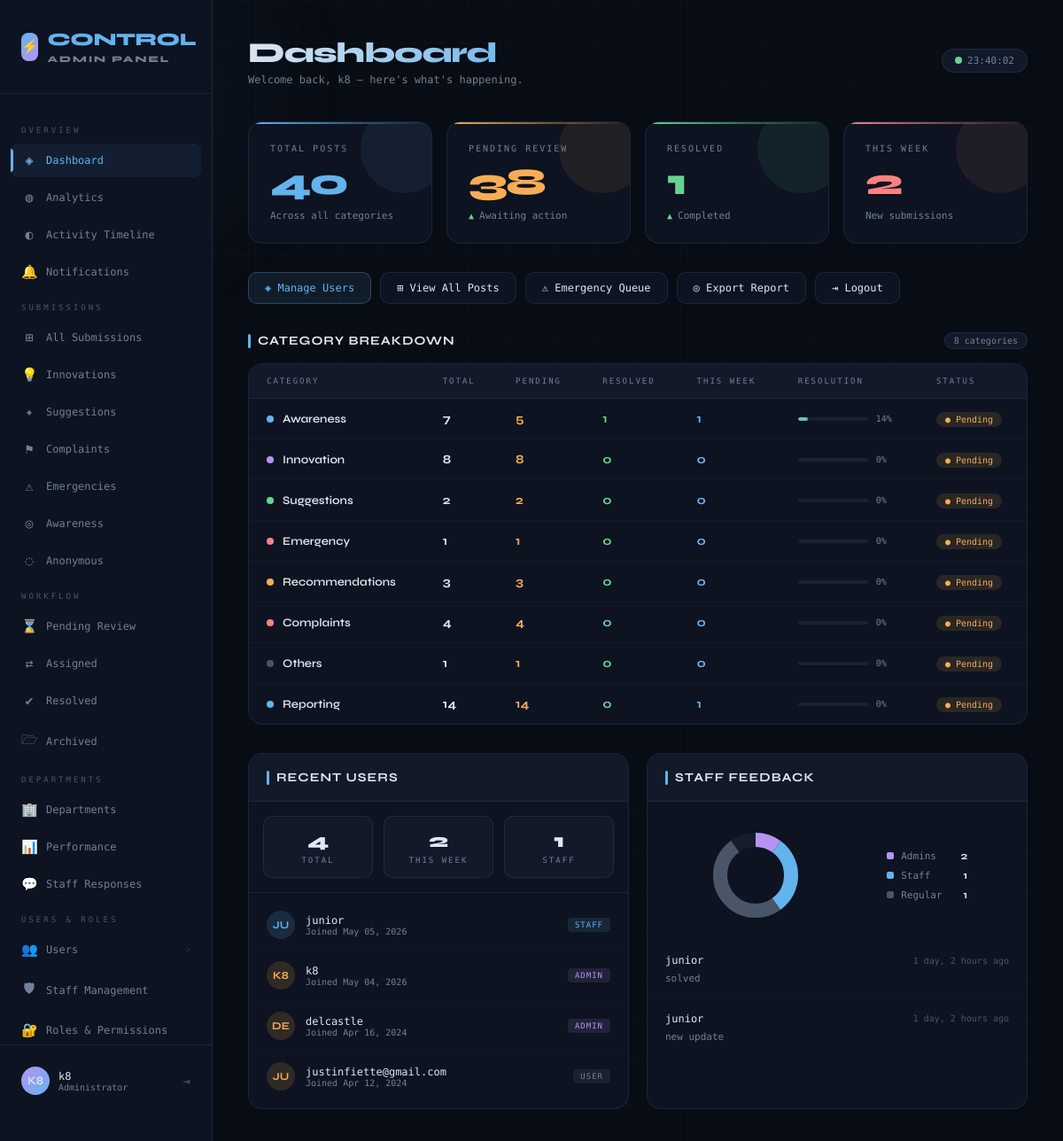
The page /admin-dashboard/ (signed in) on the database its author committed.
### myapp/models.py (models this page shows, shortened)
class StaffFeedback(models.Model):
    staff      = models.ForeignKey(User, on_delete=models.SET_NULL, null=True, related_name='feedbacks_given')
    category   = models.CharField(max_length=50)   # matches CATEGORY_MAP slug
    post_id    = models.PositiveIntegerField()      # generic FK — works across all post models
    message    = models.TextField()
    new_status = models.CharField(max_length=20)
    email_sent = models.BooleanField(default=False)
    created_at = models.DateTimeField(auto_now_add=True)
    class Meta:
        verbose_name        = 'Staff Feedback'
        verbose_name_plural = 'Staff Feedback'
        ordering            = ['-created_at']

### myapp/views.py (the view)
# urls.py: path('admin-dashboard/', views.admin_dashboard, name='admin_dashboard'),
@login_required
@admin_required
def admin_dashboard(request):
    now      = timezone.now()
    week_ago = now - timedelta(days=7)
    category_stats = [
        {
            'label':     'Awareness',
            'slug':      'awareness',
            'total':     PostAwareness.objects.count(),
            'pending':   PostAwareness.objects.filter(status='pending').count(),
            'resolved':  PostAwareness.objects.filter(status='resolved').count(),
            'this_week': PostAwareness.objects.filter(created_at__gte=week_ago).count(),
        },
        {
            'label':     'Innovation',
            'slug':      'innovation',
            'total':     PostInnovation.objects.count(),
            'pending':   PostInnovation.objects.filter(status='pending').count(),
            'resolved':  PostInnovation.objects.filter(status='resolved').count(),
            'this_week': PostInnovation.objects.filter(created_at__gte=week_ago).count(),
        },
        {
            'label':     'Suggestions',
            'slug':      'suggestion',
            'total':     PostSuggestions.objects.count(),
            'pending':   PostSuggestions.objects.filter(status='pending').count(),
            'resolved':  PostSuggestions.objects.filter(status='resolved').count(),
            'this_week': PostSuggestions.objects.filter(created_at__gte=week_ago).count(),
        },
        {
            'label':     'Emergency',
            'slug':      'emergency',
            'total':     PostEmergency.objects.count(),
            'pending':   PostEmergency.objects.filter(status='pending').count(),
            'resolved':  PostEmergency.objects.filter(status='resolved').count(),
            'this_week': PostEmergency.objects.filter(created_at__gte=week_ago).count(),
        },
        {
            'label':     'Recommendations',
            'slug':      'recommendation',
            'total':     PostRecommendations.objects.count(),
            'pending':   PostRecommendations.objects.filter(status='pending').count(),
            'resolved':  PostRecommendations.objects.filter(status='resolved').count(),
            'this_week': PostRecommendations.objects.filter(created_at__gte=week_ago).count(),
        },
        {
            'label':     'Complaints',
            'slug':      'complaint',
            'total':     PostComplain.objects.count(),
            'pending':   PostComplain.objects.filter(status='pending').count(),
            'resolved':  PostComplain.objects.filter(status='resolved').count(),
            'this_week': PostComplain.objects.filter(created_at__gte=week_ago).count(),
        },
        {
            'label':     'Others',
            'slug':      'others',
            'total':     PostOthers.objects.count(),
            'pending':   PostOthers.objects.filter(status='pending').count(),
            'resolved':  PostOthers.objects.filter(status='resolved').count(),
            'this_week': PostOthers.objects.filter(created_at__gte=week_ago).count(),
        },
        {
            'label':     'Reporting',
            'slug':      'reporting',
            'total':     Reporting.objects.count(),
            'pending':   Reporting.objects.filter(status='pending').count(),
            'resolved':  Reporting.objects.filter(status='resolved').count(),
            'this_week': Reporting.objects.filter(created_at__gte=week_ago).count(),
        },
    ]
    total_posts    = sum(c['total']     for c in category_stats)
    total_pending  = sum(c['pending']   for c in category_stats)
    total_resolved = sum(c['resolved']  for c in category_stats)
    total_new      = sum(c['this_week'] for c in category_stats)
    total_users   = User.objects.count()
    new_users     = User.objects.filter(date_joined__gte=week_ago).count()
    staff_count   = UserProfile.objects.filter(role='staff').count()
    admin_count   = UserProfile.objects.filter(role='admin').count()
    regular_count = UserProfile.objects.filter(role='regular_user').count()
    recent_feedback = StaffFeedback.objects.select_related('staff').order_by('-created_at')[:10]
    recent_users    = User.objects.select_related('userprofile').order_by('-date_joined')[:10]
    return render(request, 'admin/dashboard.html', {
        'category_stats':  category_stats,
        'total_posts':     total_posts,
        'total_pending':   total_pending,
        'total_resolved':  total_resolved,
        'total_new':       total_new,
        'total_users':     total_users,
        'new_users':       new_users,
        'staff_count':     staff_count,
        'admin_count':     admin_count,
        'regular_count':   regular_count,
        'recent_feedback': recent_feedback,
        'recent_users':    recent_users,
    })

### myapp/templates/admin/dashboard.html (shortened to what this page needs)
{% load static %}
<!DOCTYPE html>
<html lang="en">
<head>
</head>
<body>
<aside class="sidebar">
  <div class="sidebar-logo">
    <div class="logo-badge">
      <div class="logo-icon">⚡</div>
      <div>
        <div>CONTROL</div>
        <div class="logo-sub">Admin Panel</div>
      </div>
    </div>
  </div>
  <nav class="sidebar-nav">
    <div class="nav-label">Overview</div>
    <a class="nav-item active" href="#dashboard"     data-view="dashboard">     <span class="nav-icon">◈</span> Dashboard</a>
    <a class="nav-item"        href="#analytics"     data-view="analytics">     <span class="nav-icon">◍</span> Analytics</a>
    <a class="nav-item"        href="#activity"      data-view="activity">      <span class="nav-icon">◐</span> Activity Timeline</a>
    <a class="nav-item"        href="#notifications" data-view="notifications"> <span class="nav-icon">🔔</span> Notifications</a>
    <div class="nav-label">Submissions</div>
    <a class="nav-item" href="#all-submissions" data-view="all-submissions"><span class="nav-icon">⊞</span> All Submissions</a>
    <a class="nav-item" href="#innovations"     data-view="innovations">    <span class="nav-icon">💡</span> Innovations</a>
    <a class="nav-item" href="#suggestions"     data-view="suggestions">    <span class="nav-icon">✦</span> Suggestions</a>
    <a class="nav-item" href="#complaints"      data-view="complaints">     <span class="nav-icon">⚑</span> Complaints</a>
    <a class="nav-item" href="#emergencies"     data-view="emergencies">    <span class="nav-icon">⚠</span> Emergencies</a>
    <a class="nav-item" href="#awareness"       data-view="awareness">      <span class="nav-icon">◎</span> Awareness</a>
    <a class="nav-item" href="#anonymous"       data-view="anonymous">      <span class="nav-icon">◌</span> Anonymous</a>
    <div class="nav-label">Workflow</div>
    <a class="nav-item" href="#pending"  data-view="pending">  <span class="nav-icon">⌛</span> Pending Review</a>
    <a class="nav-item" href="#assigned" data-view="assigned"> <span class="nav-icon">⇄</span> Assigned</a>
    <a class="nav-item" href="#resolved" data-view="resolved"> <span class="nav-icon">✔</span> Resolved</a>
    <a class="nav-item" href="#archived" data-view="archived"> <span class="nav-icon">🗁</span> Archived</a>
    <div class="nav-label">Departments</div>
    <a class="nav-item" href="#departments"     data-view="departments">     <span class="nav-icon">🏢</span> Departments</a>
    <a class="nav-item" href="#performance"     data-view="performance">     <span class="nav-icon">📊</span> Performance</a>
    <a class="nav-item" href="#staff-responses" data-view="staff-responses"> <span class="nav-icon">💬</span> Staff Responses</a>
    <div class="nav-label">Users & Roles</div>
    <a class="nav-item" href="{% url 'admin_user_list' %}" data-external="true"><span class="nav-icon">👥</span> Users</a>
    <a class="nav-item" href="#staff-management" data-view="staff-management"><span class="nav-icon">🛡</span> Staff Management</a>
    <a class="nav-item" href="#roles"            data-view="roles">           <span class="nav-icon">🔐</span> Roles & Permissions</a>
  </nav>
  <div class="sidebar-footer">
    <div class="user-chip">
      <div class="avatar">{{ request.user.username|slice:":2"|upper }}</div>
      <div class="user-info">
        <div class="user-name">{{ request.user.username }}</div>
        <div class="user-role">Administrator</div>
      </div>
      <a href="{% url 'logout' %}" class="logout-btn" title="Logout">⇥</a>
    </div>
  </div>
</aside>
<main class="main" id="main-content">
  <div class="topbar">
    <div>
      <div class="page-title">Dashboard</div>
      <div class="page-sub">Welcome back, {{ request.user.username }} — here's what's happening.</div>
    </div>
    <div class="topbar-right">
      <div class="time-badge">Live</div>
    </div>
  </div>
  <div class="hero-grid">
    <div class="hero-card blue">
      <div class="hero-glow"></div>
      <div class="hero-label">Total Posts</div>
      <div class="hero-value">{{ total_posts }}</div>
      <div class="hero-meta">Across all categories</div>
    </div>
    <div class="hero-card orange">
      <div class="hero-glow"></div>
      <div class="hero-label">Pending Review</div>
      <div class="hero-value">{{ total_pending }}</div>
      <div class="hero-meta"><span class="trend up">▲</span> Awaiting action</div>
    </div>
    <div class="hero-card green">
      <div class="hero-glow"></div>
      <div class="hero-label">Resolved</div>
      <div class="hero-value">{{ total_resolved }}</div>
      <div class="hero-meta"><span class="trend up">▲</span> Completed</div>
    </div>
    <div class="hero-card red">
      <div class="hero-glow"></div>
      <div class="hero-label">This Week</div>
      <div class="hero-value">{{ total_new }}</div>
      <div class="hero-meta">New submissions</div>
    </div>
  </div>
  <div class="actions-row">
    <a href="{% url 'admin_user_list' %}" class="action-btn primary">◈ Manage Users</a>
    <a href="#all-submissions" class="action-btn" data-view="all-submissions">⊞ View All Posts</a>
    <a href="#emergencies"     class="action-btn" data-view="emergencies">⚠ Emergency Queue</a>
    <a href="#export"          class="action-btn" data-view="export">◎ Export Report</a>
    <a href="{% url 'logout' %}" class="action-btn">⇥ Logout</a>
  </div>
  <div class="section-header">
    <div class="section-title">Category Breakdown</div>
    <div class="section-count">{{ category_stats|length }} categories</div>
  </div>
  <div class="table-wrap">
    <table>
      <thead>
        <tr>
          <th>Category</th>
          <th>Total</th>
          <th>Pending</th>
          <th>Resolved</th>
          <th>This Week</th>
          <th>Resolution</th>
          <th>Status</th>
        </tr>
      </thead>
      <tbody>
        {% for cat in category_stats %}
        <tr>
          <td>
            <div class="cat-name">
              <div class="cat-dot" style="background:
                {% if cat.slug == 'awareness' %}#63b3ed
                {% elif cat.slug == 'innovation' %}#b794f4
                {% elif cat.slug == 'suggestion' %}#68d391
                {% elif cat.slug == 'emergency' %}#fc8181
                {% elif cat.slug == 'recommendation' %}#f6ad55
                {% elif cat.slug == 'complaint' %}#fc8181
                {% elif cat.slug == 'reporting' %}#63b3ed
                {% else %}#4a5568{% endif %}
              "></div>
              {{ cat.label }}
            </div>
          </td>
          <td><span class="num total">{{ cat.total }}</span></td>
          <td><span class="num pending">{{ cat.pending }}</span></td>
          <td><span class="num resolved">{{ cat.resolved }}</span></td>
          <td><span class="num week">{{ cat.this_week }}</span></td>
          <td>
            <div style="display:flex;align-items:center;gap:8px;">
              <div class="bar-wrap">
                <div class="bar-fill" style="width:{% if cat.total > 0 %}{% widthratio cat.resolved cat.total 100 %}%{% else %}0%{% endif %}"></div>
              </div>
              <span style="font-size:10px;color:var(--muted2)">
                {% if cat.total > 0 %}{% widthratio cat.resolved cat.total 100 %}%{% else %}0%{% endif %}
              </span>
            </div>
          </td>
          <td>
            {% if cat.pending > 0 %}
            <span class="badge pending">● Pending</span>
            {% else %}
            <span class="badge resolved">✓ Clear</span>
            {% endif %}
          </td>
        </tr>
        {% endfor %}
      </tbody>
    </table>
  </div>
  <div class="bottom-grid">
    <div class="panel">
      <div class="panel-head"><div class="section-title">Recent Users</div></div>
      <div class="stat-mini-grid">
        <div class="stat-mini">
          <div class="stat-mini-val">{{ total_users }}</div>
          <div class="stat-mini-label">Total</div>
        </div>
        <div class="stat-mini">
          <div class="stat-mini-val">{{ new_users }}</div>
          <div class="stat-mini-label">This Week</div>
        </div>
        <div class="stat-mini">
          <div class="stat-mini-val">{{ staff_count }}</div>
          <div class="stat-mini-label">Staff</div>
        </div>
      </div>
      <div class="panel-body">
        {% for u in recent_users %}
        <div class="user-row">
          <div class="user-av c{{ forloop.counter0|divisibleby:5|yesno:'0,1,2,3,4'}}">
            {{ u.username|slice:":2"|upper }}
          </div>
          <div class="user-details">
            <div class="user-n">{{ u.username }}</div>
            <div class="user-d">Joined {{ u.date_joined|date:"M d, Y" }}</div>
          </div>
          {% if u.userprofile.role == 'admin' %}
          <span class="role-tag admin">Admin</span>
          {% elif u.userprofile.role == 'staff' %}
          <span class="role-tag staff">Staff</span>
          {% else %}
          <span class="role-tag regular">User</span>
          {% endif %}
        </div>
        {% empty %}
        <div style="padding:20px;text-align:center;color:var(--muted2);font-size:12px;">No users yet.</div>
        {% endfor %}
      </div>
    </div>
    <div class="panel">
      <div class="panel-head"><div class="section-title">Staff Feedback</div></div>
      <div class="panel-body">
        <div class="donut-row">
          <div class="donut-legend">
            <div class="legend-item"><div class="legend-dot" style="background:var(--accent5)"></div>Admins<span class="legend-val">{{ admin_count }}</span></div>
            <div class="legend-item"><div class="legend-dot" style="background:var(--accent)"></div>Staff<span class="legend-val">{{ staff_count }}</span></div>
            <div class="legend-item"><div class="legend-dot" style="background:var(--muted)"></div>Regular<span class="legend-val">{{ regular_count }}</span></div>
          </div>
        </div>
        {% for fb in recent_feedback %}
        <div class="fb-row">
          <div class="fb-top">
            <span class="fb-staff">{{ fb.staff.username }}</span>
            <span class="fb-time">{{ fb.created_at|timesince }} ago</span>
          </div>
          <div class="fb-text">{{ fb.message|default:"No message content." }}</div>
        </div>
        {% empty %}
        <div style="padding:20px;text-align:center;color:var(--muted2);font-size:12px;">No feedback yet.</div>
        {% endfor %}
      </div>
    </div>
  </div>
</main>
</body>
</html>

### rows shown on the page
StaffFeedback: staff.username "junior", created_at "1 day, 2 hours", message "solved"
StaffFeedback: staff.username "junior", created_at "1 day, 2 hours", message "new update"

### other values the page prints
{{ request.user.username|slice:":2"|upper }} "K8"
{{ request.user.username }} "k8"
{{ total_posts }} "40"
{{ total_pending }} "38"
{{ total_resolved }} "1"
{{ total_new }} "2"
{{ category_stats|length }} "8"
{{ cat.label }} "Awareness" "Innovation" "Suggestions" "Emergency" "Recommendations" "Complaints" "Others" "Reporting"
{{ cat.total }} "7" "8" "2" "1" "3" "4" "1" "14"
{{ cat.pending }} "5" "8" "2" "1" "3" "4" "1" "14"
{{ cat.resolved }} "1" "0" "0" "0" "0" "0" "0" "0"
{{ cat.this_week }} "1" "0" "0" "0" "0" "0" "0" "1"
{{ total_users }} "4"
{{ new_users }} "2"
{{ staff_count }} "1"
